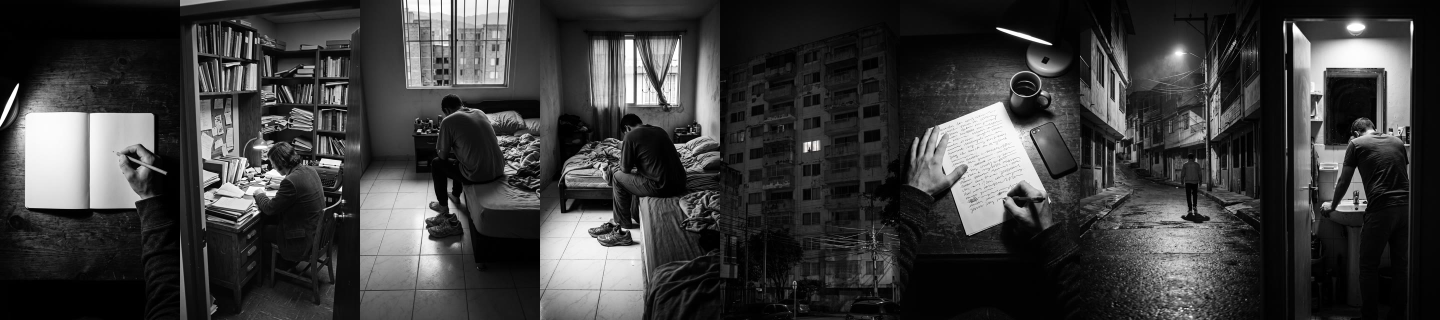
#> input picture design/anuncios/campana/guion13/imagenes-hoja.jpg, 2880 x 640 px (shown at 1/2 size)
$ python prueba-recorte-revista.py ../anuncios/campana/guion13/imagenes-hoja.jpg ../anuncios/campana/guion13/imagenes-hoja.jpg ../anuncios/campana/guion13/imagenes-hoja.jpg
#> lines starting #> are read from the running program, lines starting #| are printed output that depends on the picture; after the words box and inside, x2 and y2 are one past the last pixel; in counts of white or black regions, pixels touching at a corner belong together
# Prueba: una imagen quieta animada como recortes de revista (piezas con borde blanco, sombra, a saltos, sobre papel).
# Uso: python animar.py <obra-1080.png> <salida.mp4> [papel|oscuro]
import sys, subprocess
import numpy as np
from PIL import Image, ImageFilter, ImageDraw

FF = 'C:/Users/jahen/AppData/Local/Microsoft/WinGet/Packages/Gyan.FFmpeg_Microsoft.Winget.Source_8wekyb3d8bbwe/ffmpeg-9.0.2-full_build/bin/ffmpeg.exe'
origen, salida = sys.argv[1], sys.argv[2]
FONDO = sys.argv[3] if len(sys.argv) > 3 else 'papel'
W, H, FPS, PASO, M = 1080, 1350, 30, 5, 220          # M: margen alrededor, para que las piezas entren desde afuera
rng = np.random.default_rng(7)
im = Image.open(origen).convert('RGB').filter(ImageFilter.UnsharpMask(2, 60, 2))
a = np.asarray(im, np.float32)
r, g, b = a[:, :, 0], a[:, :, 1], a[:, :, 2]
lum = 0.299 * r + 0.587 * g + 0.114 * b
#> `rojo = (r > 70) & (r > g * 1.9) & (r > b * 1.9)`: rojo: shape (640, 2880) bool; every value is 0
YY, XX = np.mgrid[0:H, 0:W].astype(np.float32)

def cierra(m, k):
    i = Image.fromarray((m * 255).astype(np.uint8)).filter(ImageFilter.MaxFilter(k)).filter(ImageFilter.MinFilter(k))
    return np.asarray(i) > 127
def suave(m, radio=5):
    i = Image.fromarray((m * 255).astype(np.uint8)).filter(ImageFilter.GaussianBlur(radio))
    return np.asarray(i) > 127
def poligono(puntos):
    i = Image.new('L', (W, H), 0); ImageDraw.Draw(i).polygon(puntos, fill=255)
#> after `i = Image.new('L', (W, H), 0)`: i: PIL image 1080x1350 L; every value is 0
#> after `ImageDraw.Draw(i).polygon(puntos, fill=255)`:
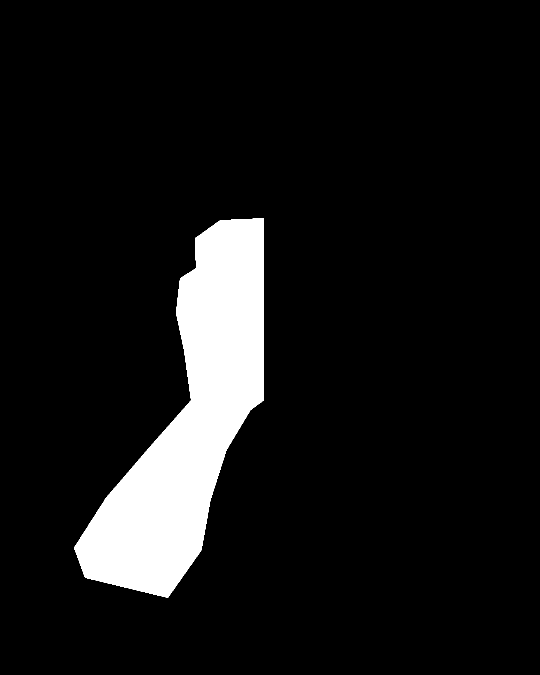
#> i: PIL image 1080x1350 L (shown at 1/2 size); 8.8% white; 1 white region, box (x1, y1, x2, y2) and area: (148, 436, 528, 1196) 128278
    return np.asarray(i) > 127

rojo = (r > 70) & (r > g * 1.9) & (r > b * 1.9)
# los dos brazos con su mano, cortados "a tijera" (medidos sobre la imagen)
P_IZQ = [(440, 440), (527, 436), (527, 800), (500, 820), (452, 900), (420, 1000), (402, 1100), (335, 1195), (170, 1155), (148, 1095),
         (212, 995), (298, 895), (382, 800), (368, 700), (352, 625), (360, 556), (392, 536), (390, 476)]
P_DER = [(527, 436), (622, 440), (676, 470), (692, 538), (716, 558), (720, 640), (708, 700), (698, 800), (768, 895), (852, 995),
         (918, 1095), (902, 1155), (762, 1195), (692, 1100), (652, 1000), (606, 900), (562, 820), (527, 800)]
m_izq, m_der = poligono(P_IZQ), poligono(P_DER)
#> in poligono (call 2), `ImageDraw.Draw(i).polygon(puntos, fill=255)`:
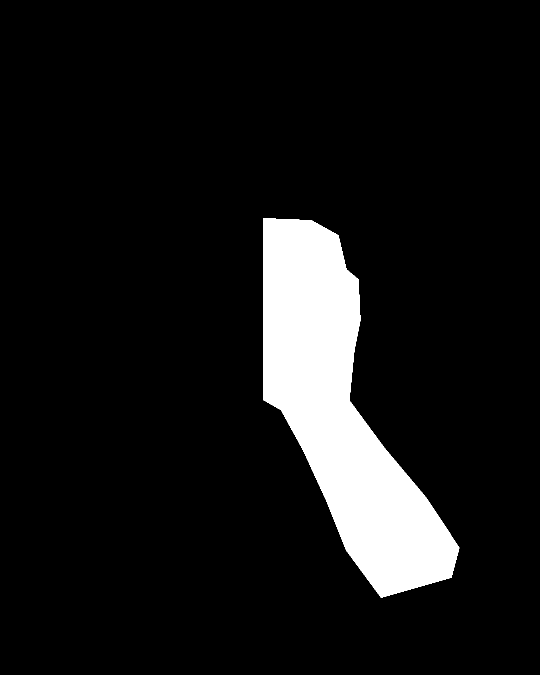
#> i: PIL image 1080x1350 L (shown at 1/2 size); 9.2% white; 1 white region, box (x1, y1, x2, y2) and area: (527, 436, 919, 1196) 133526
# la mancha roja (la cabeza): todo lo rojo de arriba; debajo de las manos se rellena con la misma textura de más arriba
m_nube = suave(cierra(rojo, 31) & (YY < 798), 4)
#> (the run stopped early here; a loop or call above may not have finished)
